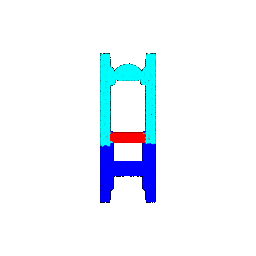
#> input picture HW5/output/exp_seg_0_10000_0.9020/obj_0_gt_0.9487.gif, 256 x 256 px
$ python concat.py
#> lines starting #> are read from the running program, lines starting #| are printed output that depends on the picture
from PIL import Image, ImageDraw, ImageFont, ImageSequence
from typing import List, Optional, Tuple


FONT = ImageFont.load_default(20)

CAPTION_HEIGHT = 50

def get_frames(path: str, duration: Optional[int] = None) -> List[Image.Image]:
#> called with duration = 3
    img = Image.open(path)
#> img is the input picture: PIL image 256x256 P; mean R, G, B 237.3, 245, 252.4
    frames = []

    if img.is_animated:
        for frame in ImageSequence.Iterator(img):
            frames.append(frame.convert('RGBA'))
#> this loop made 30 passes
#> after the loop, frames = 30 items
    else:
        frame = img.convert('RGBA')
        frames.append(frame)

    return frames, img.info.get('duration', duration or 100)

def concat_media_horizontally(
    media_paths: List[str],
    output_path: str,
    captions: Optional[List[str]] = None,
    default_duration: int = 3
):
    if captions is None:
        captions = [''] * len(media_paths)
    elif len(captions) != len(media_paths):
        raise ValueError("The number of media paths and captions must be the same.")

    all_media_frames_and_durations = [get_frames(path, default_duration) for path in media_paths]
#> call 2 of get_frames, with duration = 3
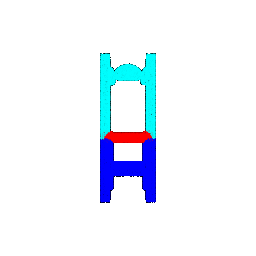
#> input picture HW5/output/exp_seg_0_10000_0.9020/obj_0_pred_0.9487.gif, 256 x 256 px
#> in get_frames, img is the input picture: PIL image 256x256 P; mean R, G, B 237.6, 244.3, 252.1
#> the loop in get_frames (call 2), `for frame in ImageSequence.Iterator(img):` made 30 passes
#> all_media_frames_and_durations = 2 items

    media_frames = [item[0] for item in all_media_frames_and_durations]
#> media_frames = 2 items

    base_durations = [item[1] for item in all_media_frames_and_durations]
#> base_durations = [60, 60]

    num_elements = len(media_frames)
#> num_elements = 2

    max_frames = max(len(frames) for frames in media_frames)
#> max_frames = 30

    gif_durations = [d for d, frames in zip(base_durations, media_frames) if len(frames) > 1]
#> gif_durations = [60, 60]
    final_duration = min(gif_durations) if gif_durations else default_duration
#> final_duration = 60

    concatenated_frames = []

    for i in range(max_frames):
        frame_width_no_caption = sum(frames[i % len(frames)].size[0] for frames in media_frames)
        frame_height_no_caption = max(frames[i % len(frames)].size[1] for frames in media_frames)

        final_frame_width = frame_width_no_caption
        final_frame_height = frame_height_no_caption + CAPTION_HEIGHT

        new_frame = Image.new('RGBA', (final_frame_width, final_frame_height), (255, 255, 255, 255))
        draw = ImageDraw.Draw(new_frame)

        x_offset = 0
        for j in range(num_elements):
            current_frame = media_frames[j][i % len(media_frames[j])]

            new_frame.paste(current_frame, (x_offset, 0))

            caption = captions[j]
            if caption:
                bbox = draw.textbbox((0,0), caption, font=FONT)
                text_width = bbox[2] - bbox[0]
                text_height = bbox[3] - bbox[1]
                text_x = x_offset + (current_frame.size[0] - text_width) // 2
                text_y = frame_height_no_caption + (CAPTION_HEIGHT - text_height) // 2

                draw.text((text_x + 1, text_y + 1), caption, font=FONT, fill=(0, 0, 0, 100))
                draw.text((text_x, text_y), caption, font=FONT, fill=(0, 0, 0))

            x_offset += current_frame.size[0]

        concatenated_frames.append(new_frame)
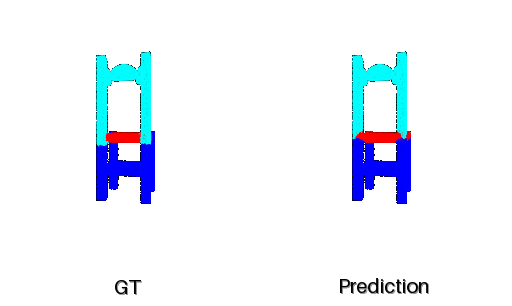
#> new_frame: PIL image 512x306 RGBA; mean R, G, B, A 237.8, 243.9, 251.2, 254.7; transparent parts drawn white
#> after the loop, concatenated_frames = 30 items

    concatenated_frames[0].save(
        output_path,
        save_all=True,
        append_images=concatenated_frames[1:],
        duration=final_duration,
        loop=0
    )
    print(f"Successfully concatenated {num_elements} media elements and saved to {output_path} with {max_frames} frames.")
#| Successfully concatenated 2 media elements and saved to output/exp_seg_0_10000_0.9020/obj_0.gif with 30 frames.


if __name__ == "__main__":

    # concat_media_horizontally(['output/exp_cls_0_10000_0.9790/obj_0_gt_0_pred_0.gif', f"output/exp_cls_0_10000_0.9790/obj_617_gt_1_pred_1.gif", f"output/exp_cls_0_10000_0.9790/obj_719_gt_2_pred_2.gif"], output_path=f"output/exp_cls_0_10000_0.9790/out.gif",
    #                                   captions=["Class 0: Chair", "Class 1: Vase", "Class 2: Lamp"])


    # concat_media_horizontally(['output/exp_cls_0_10000_0.9790/obj_406_gt_0_pred_2.gif', f"output/exp_cls_0_10000_0.9790/obj_618_gt_1_pred_2.gif", f"output/exp_cls_0_10000_0.9790/obj_827_gt_2_pred_1.gif"], output_path=f"output/exp_cls_0_10000_0.9790/out_fail.gif",
    #                                   captions=["GT: Chair, Prediction: Lamp", "GT: Vase, Prediction: Lamp", "GT: Lamp, Prediction: Vase"])


    concat_media_horizontally(['output/exp_seg_0_10000_0.9020/obj_0_gt_0.9487.gif', f"output/exp_seg_0_10000_0.9020/obj_0_pred_0.9487.gif"], output_path=f"output/exp_seg_0_10000_0.9020/obj_0.gif",
                                    captions=["GT", "Prediction"])


    concat_media_horizontally(['output/exp_seg_0_10000_0.9020/obj_1_gt_0.988.gif', f"output/exp_seg_0_10000_0.9020/obj_1_pred_0.988.gif"], output_path=f"output/exp_seg_0_10000_0.9020/obj_1.gif",
                                    captions=["GT", "Prediction"])
#> call 2 of concat_media_horizontally, with output_path = 'output/exp_seg_0_10000_0.9020/obj_1.gif', default_duration = 3
#> call 3 of get_frames, with duration = 3
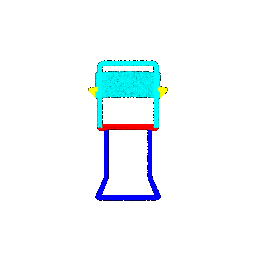
#> input picture HW5/output/exp_seg_0_10000_0.9020/obj_1_gt_0.988.gif, 256 x 256 px
#> in get_frames, img is the input picture: PIL image 256x256 P; mean R, G, B 241.4, 248.7, 251.7
#> the loop in get_frames (call 3), `for frame in ImageSequence.Iterator(img):` made 30 passes
#> call 4 of get_frames, with duration = 3
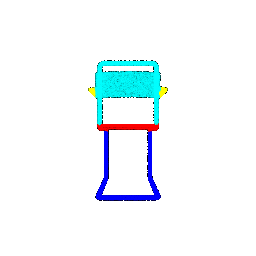
#> input picture HW5/output/exp_seg_0_10000_0.9020/obj_1_pred_0.988.gif, 256 x 256 px
#> in get_frames, img is the input picture: PIL image 256x256 P; mean R, G, B 241.5, 248.5, 251.6
#> the loop in get_frames (call 4), `for frame in ImageSequence.Iterator(img):` made 30 passes
#> after the loop in concat_media_horizontally (call 2), `for i in range(max_frames):`:
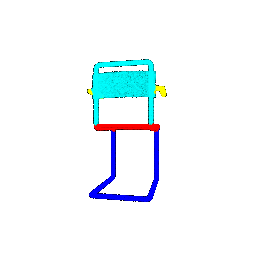
#> current_frame: PIL image 256x256 RGBA; mean R, G, B, A 241.4, 248.2, 251.5, 255
#> after the loop in concat_media_horizontally (call 2), `for i in range(max_frames):`:
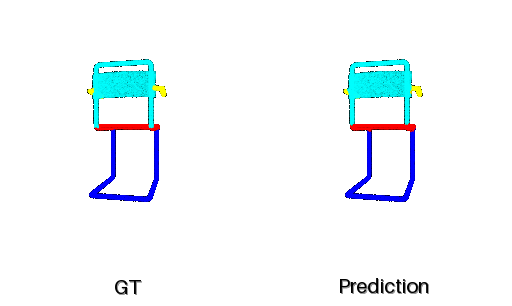
#> new_frame: PIL image 512x306 RGBA; mean R, G, B, A 242.3, 248.1, 250.8, 254.7; transparent parts drawn white
#> in concat_media_horizontally (call 2), `concatenated_frames[0].save( output_path, save_all=True, append_images..`:
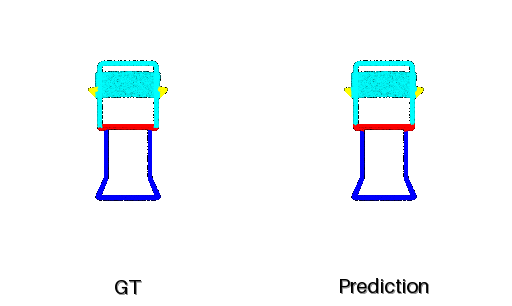
#> saved as obj_1.gif: PIL image 512x306 RGBA; mean R, G, B, A 242.4, 248.3, 250.9, 254.7; transparent parts drawn white
#| Successfully concatenated 2 media elements and saved to output/exp_seg_0_10000_0.9020/obj_1.gif with 30 frames.


    concat_media_horizontally(['output/exp_seg_0_10000_0.9020/obj_2_gt_0.8983.gif', f"output/exp_seg_0_10000_0.9020/obj_2_pred_0.8983.gif"], output_path=f"output/exp_seg_0_10000_0.9020/obj_2.gif",
                                    captions=["GT", "Prediction"])
#> (the run stopped early here; a loop or call above may not have finished)
